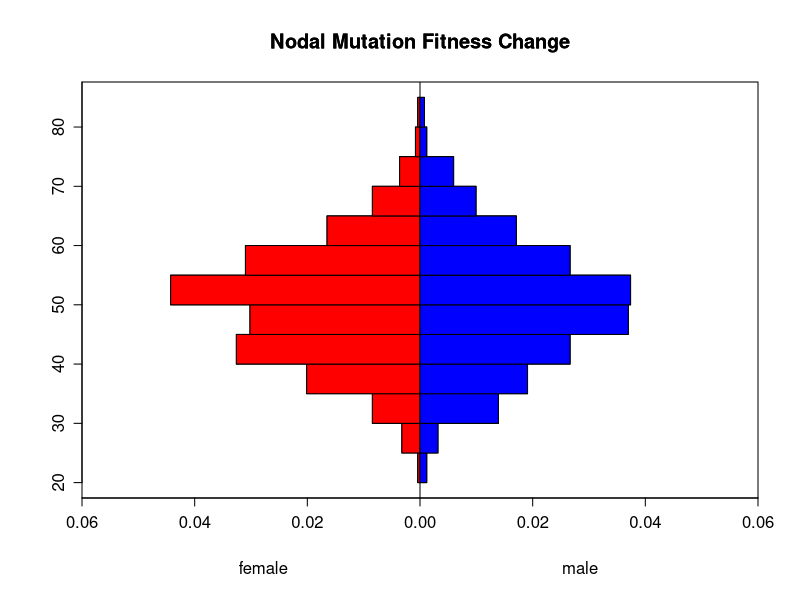

R code for this plot:
require(Hmisc)



age <- rnorm(1000,50,10)
sex <- sample(c('female','male'),1000,TRUE)
print(split(age,sex))
out <- histbackback(split(age, sex), probability=TRUE, xlim=c(-.06,.06),
                    main = 'Nodal Mutation Fitness Change')


#! just adding color 
barplot(-out$left, col="red" , horiz=TRUE, space=0, add=TRUE, axes=FALSE)
barplot(out$right, col="blue", horiz=TRUE, space=0, add=TRUE, axes=FALSE)
